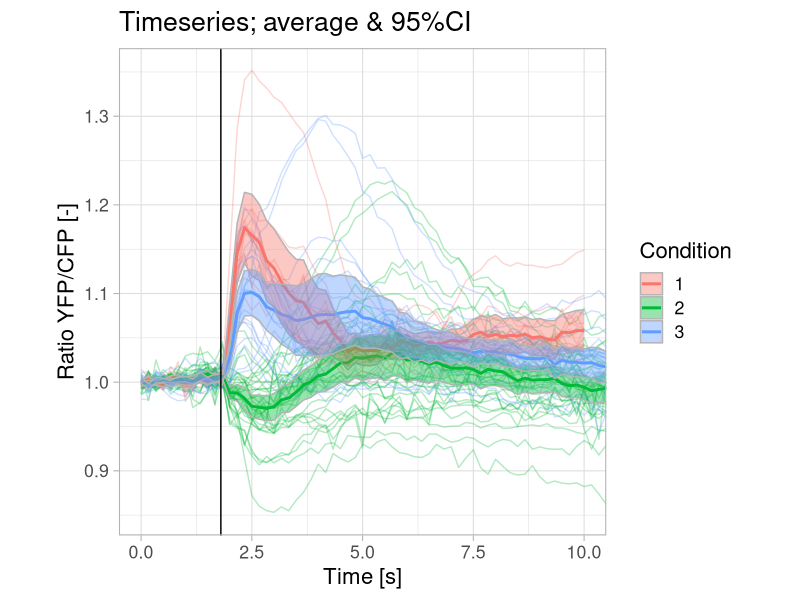

This figure's R source:
# Script that:
# Reads csv file with header, first column is time. Assumes that each of the other columns
# represents a single time-dependent measurement (e.g. the reponse of a single cell)
# Caluclates summary statistics per time-point (mean, sd, sem, 95%CI)
# Plots time dependent data: single time-dependent measurements, average and error (95%CI)

# Created by: 
# Joachim Goedhart, @joachimgoedhart, 2018

#Requires the packages tidyr, ggplot2, dplyr

require(tidyr)
require(ggplot2)
require(dplyr)

######################## Set some parameters #########################
#Confidence level, typically 95% = 0.95
Conf_level <-  0.95

#Start and end point of stimulation
stim_start <- 1.8
stim_end <- 20

######################### import the data ##############################

#Read a text file (comma separated values)
df_wide1 <- read.csv("Fig3_Rho_S1P.csv", na.strings = "")
df_wide2 <- read.csv("Fig3_Rac_S1P.csv", na.strings = "")
df_wide3 <- read.csv("Fig3_Cdc42_S1P.csv", na.strings = "")

#Merge the dataframes, based on the header and giving each dataframe a unique id
df_all <- bind_rows(df_wide1, df_wide2, df_wide3, .id = "Condition")


#Tidy the data, i.e. long format with each row is variable
df_tidy <- gather(df_all, Cell, Ratio, -Time, -Condition)

#Give each sample a unique id
df_tidy <- unite(df_tidy, unique_id, c(Condition, Cell), sep = "_", remove = FALSE)


######### Calulcate summary statistics to fill dataframe 'df_summary' ########

require(magrittr)

df_tidy_mean <- df_tidy %>%
				filter(!is.na(Ratio)) %>%
				group_by(Time, Condition) %>%
				summarise(mean = mean(Ratio, na.rm = TRUE),
						sd = sd(Ratio, na.rm = TRUE),
						n = n()) %>%
				mutate(sem = sd / sqrt(n - 1),
						CI_lower = mean + qt((1-Conf_level)/2, n - 1) * sem,
						CI_upper = mean - qt((1-Conf_level)/2, n - 1) * sem)


####################################################

#### Command to prepare the plot ####
	ggplot(data= df_tidy_mean, aes(x=Time, y=mean)) +

#### plot individual measurements ####
	geom_line(data=df_tidy, aes(x=Time, y=Ratio, group=unique_id, color=Condition), alpha=0.3) +

#### plot average response over time ####
	geom_line(data= df_tidy_mean, aes(x=Time, y=mean, color=Condition), size=1, alpha=1)+


#### plot error (95%CI) of the resnse over time ####
	geom_ribbon(data= df_tidy_mean, aes(ymin=CI_lower, ymax=CI_upper, fill=Condition), color="grey70", alpha=0.4)+

#### plot s.e.m. of the average response over time ####
	# geom_ribbon(data= df_tidy_mean, aes(ymin=mean-sem, ymax=mean+sem) ,fill="green", alpha=0.5)+

#### Draw a filled, transparant rectangle to indicte when stimulation takes place
#	annotate("rect", xmin=stim_start, xmax=stim_end, ymin=1.22, ymax=1.24, alpha=0.4, fill="black")+

#### Draw a verticle line to indicte when stimulation takes place
	geom_vline(xintercept = stim_start) +

## Set the Y-axis scale, remove for autoscale

  coord_cartesian(ylim = c(0.94, 1.24)) +	coord_cartesian(xlim = c(0.0, 10)) +
  
## Set theme&basic font
	theme_light(base_size = 16) +


  
### set the title
	ggtitle("Timeseries; average & 95%CI") +
    
### Style the axis (font size)
	# theme(axis.text.x = element_text(size=16, angle=0, vjust = 0), axis.text.y = element_text(size=16)) +

### Set layout of the graph 
	# theme(panel.border = element_rect(size = 1, linetype = "solid", colour = "black", fill=NA)) +

### Set label of x- and y-axis
	ylab("Ratio YFP/CFP [-]") + xlab("Time [s]") +
  
### Set aspect ratio of the graph n/n = square
	theme(aspect.ratio=4/4)
  


